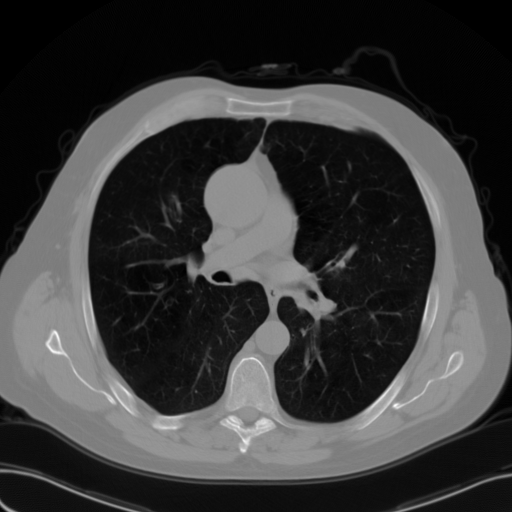
#> input picture Labs/lab2/TAC_PULMAO.bmp, 512 x 512 px
$ python Aula_02_ex_06.py
#> lines starting #> are read from the running program, lines starting #| are printed output that depends on the picture; after the words box and inside, x2 and y2 are one past the last pixel; in counts of white or black regions, pixels touching at a corner belong together
#import
import sys
import numpy as np
import cv2
from matplotlib import pyplot as plt

####################
# Compute Histogram
####################
def compute_histogram(image,histSize, histRange):
	# Compute the histogram
	hist_item = cv2.calcHist([image], [0], None, [histSize], histRange)
	return hist_item

##########################################
# Drawing with openCV
# Create an image to display the histogram
def histogram2image(hist_item, histSize, histImageWidth, histImageHeight, color):

	histImage = np.zeros((histImageWidth, histImageHeight, 1), np.uint8)

	# Width of each histogram bar
	binWidth = int(np.ceil(histImageWidth * 1.0 / histSize))

	# Normalize values to [0, histImageHeight]
	cv2.normalize(hist_item, hist_item, 0, histImageHeight, cv2.NORM_MINMAX)

	# Draw the bars of the nomrmalized histogram
	for i in range(histSize):
		cv2.rectangle(histImage, (i * binWidth, 0), ((i + 1) * binWidth, int(hist_item[i])), color, -1)

	# ATTENTION : Y coordinate upside down
	histImage = np.flipud(histImage)

	return histImage
histsize=250
histrange=[0,256]
histImgWidth=512
histImgHeight=512
color=(125)

img= cv2.imread("TAC_PULMAO.bmp",cv2.IMREAD_UNCHANGED)
#> img is the input picture: shape (512, 512); min 0, max 255, mean 59.2
height,width=img.shape[0:2]
#> height = 512; width = 512
cv2.namedWindow("Contrast",cv2.WINDOW_AUTOSIZE)
cv2.imshow("Original",img)
#og hist

hist_item=compute_histogram(img,histsize,histrange)
#> in compute_histogram, `hist_item = cv2.calcHist([image], [0], None, [histSize], histRange)`: hist_item = 250 values, max 20795 at index 2, min 0 at index 231, mean 1048.6
histImg=   histogram2image(hist_item,histsize,histImgWidth,histImgHeight,color)
#> after the loop in histogram2image, `for i in range(histSize):`:
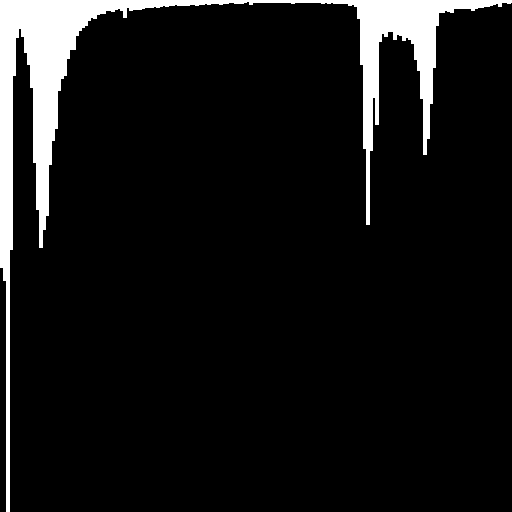
#> histImage: shape (512, 512, 1); values 0 (black) and 125 (white), 7.9% white; 1 white region, box (x1, y1, x2, y2) and area: (0, 0, 512, 512) 20590
#> in histogram2image, `histImage = np.flipud(histImage)`:
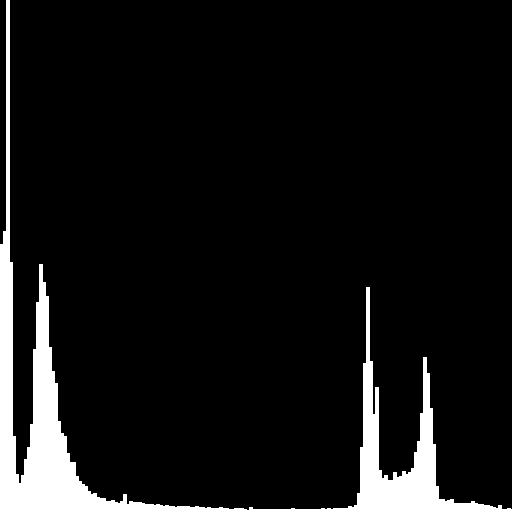
#> histImage: shape (512, 512, 1); values 0 (black) and 125 (white), 7.9% white; 1 white region, box (x1, y1, x2, y2) and area: (0, 0, 512, 512) 20590
cv2.imshow("OG histogram",histImg)

EQ = cv2.equalizeHist(img)
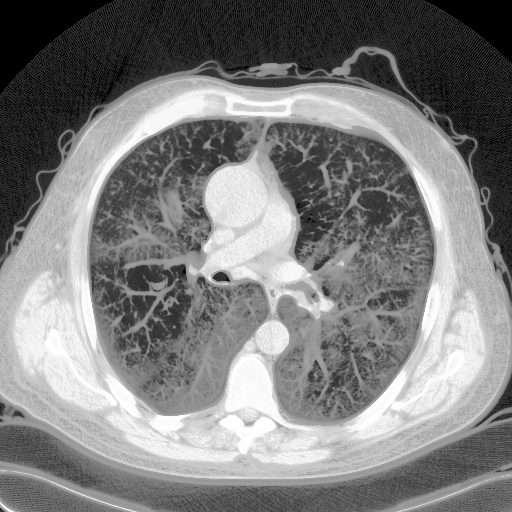
#> EQ: shape (512, 512); min 0, max 255, mean 126.7
cv2.imshow("Histogram EQ",EQ)
#contrast
hist_item=compute_histogram(EQ.astype(np.float32),histsize,histrange)
#> hist_item = 250 values, max 20795 at index 34, min 0 at index 1, mean 1048.6
histImg=   histogram2image(hist_item,histsize,histImgWidth,histImgHeight,color)
#> call 2 of histogram2image, with hist_item = array of shape (250, 1), histSize = 250, histImageWidth = 512, histImageHeight = 512, color = 125
#> after the loop in histogram2image (call 2), `for i in range(histSize):`:
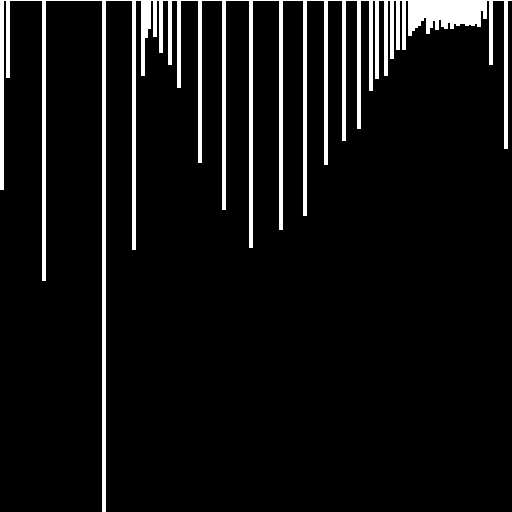
#> histImage: shape (512, 512, 1); values 0 (black) and 125 (white), 6.7% white; 1 white region, box (x1, y1, x2, y2) and area: (0, 0, 512, 512) 17591
#> in histogram2image (call 2), `histImage = np.flipud(histImage)`:
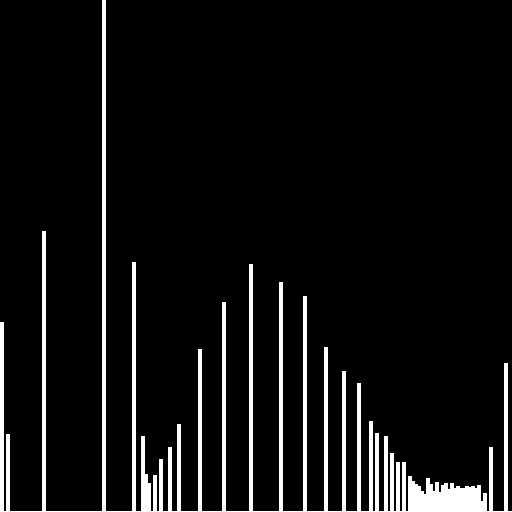
#> histImage: shape (512, 512, 1); values 0 (black) and 125 (white), 6.7% white; 1 white region, box (x1, y1, x2, y2) and area: (0, 0, 512, 512) 17591
cv2.imshow(" histogram eq histogram",histImg)
cv2.waitKey()
cv2.destroyWindow("Display window")
